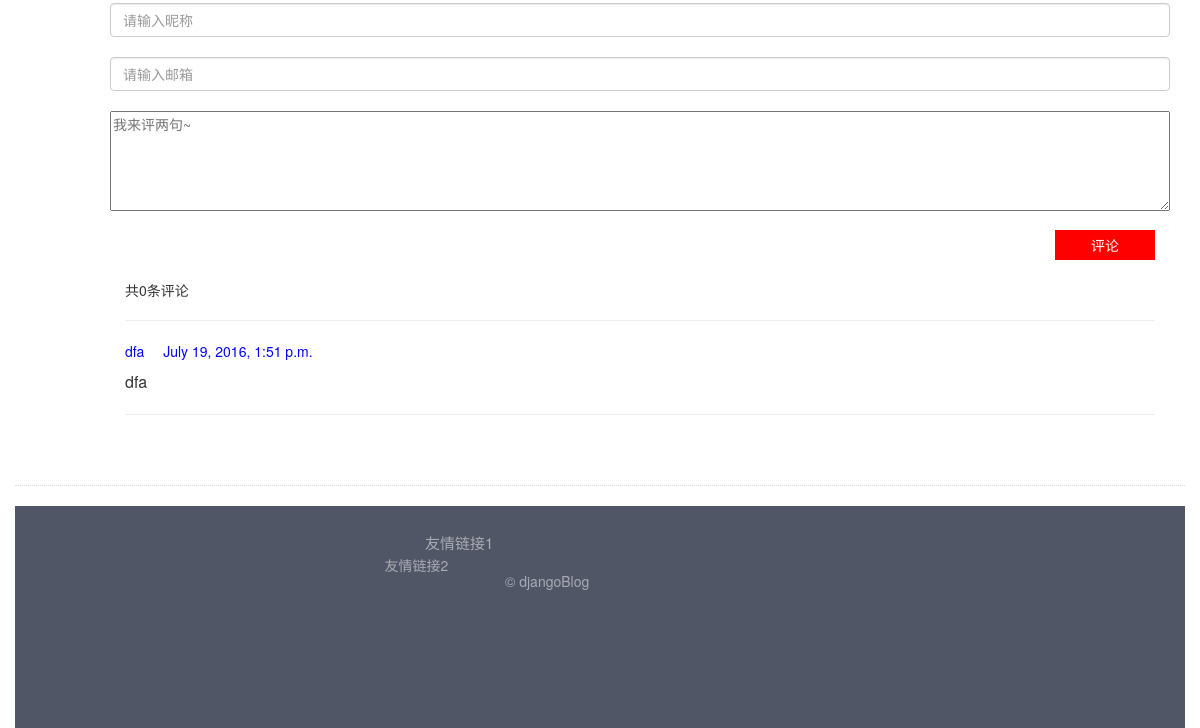
Before: /article/1 (lower part) with the older database file.
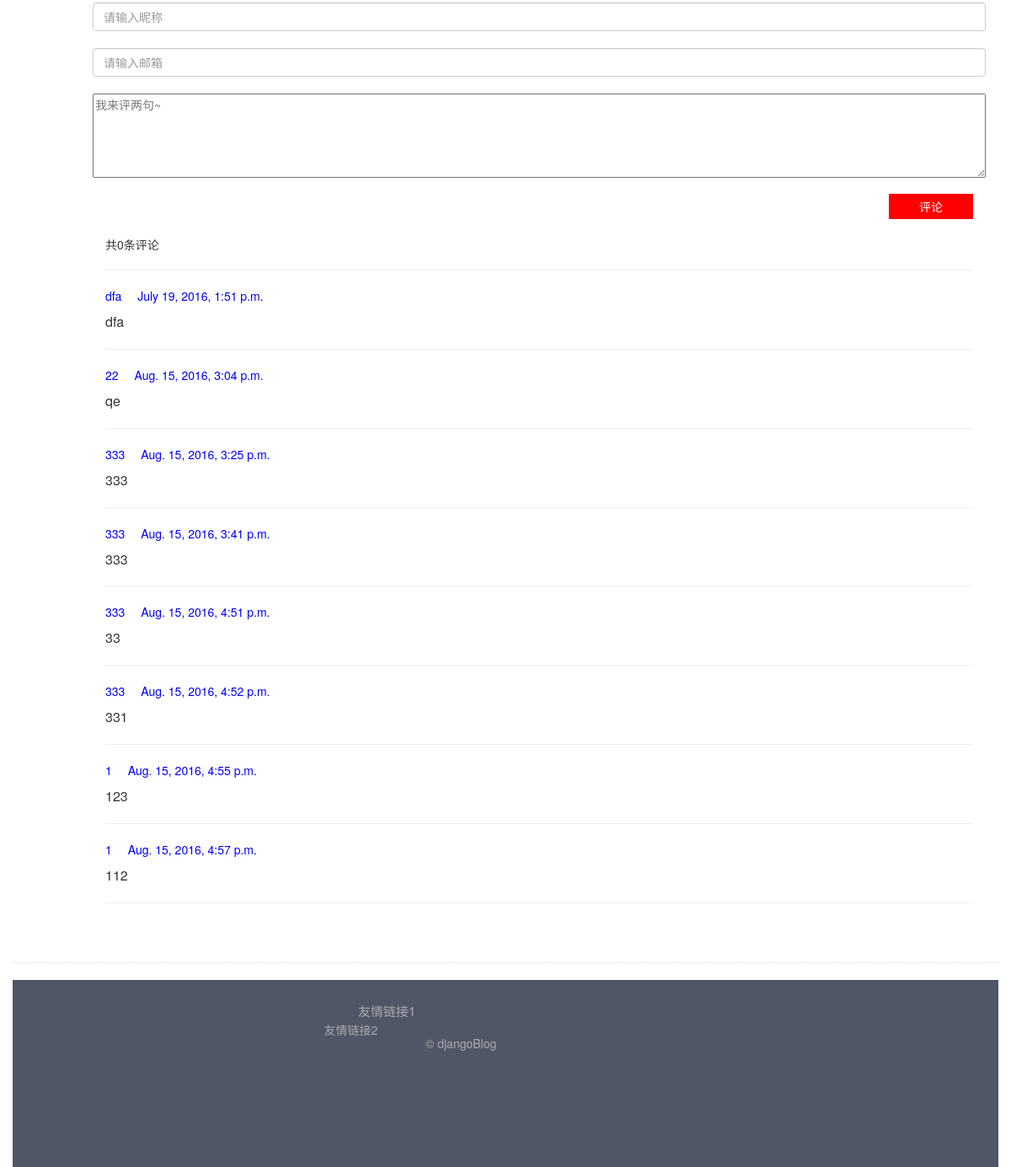
After: the same page with the newer database file.
### blog/models.py (models this page shows, shortened)
class BlogComment(models.Model):
    user_name = models.CharField('评论者名字', max_length=100)
    user_email = models.EmailField('评论者邮箱', max_length=255)
    body = models.TextField('评论内容')
    created_time = models.DateTimeField('评论发表时间', auto_now_add=True)
    article = models.ForeignKey('Article', verbose_name='评论所属文章', on_delete=models.CASCADE)

### blog/views.py (the view)
# urls.py: url(r'^article/(?P<article_id>\d+)$', views.ArticleDetailView.as_view(), name='detail'),
class ArticleDetailView(DetailView):
    model = Article
    template_name = "blog/detail.html"
    context_object_name = "article"
    pk_url_kwarg = 'article_id'
    def get_object(self, queryset=None):
        obj = super(ArticleDetailView, self).get_object()
        obj.body = markdown2.markdown(obj.body, extras=['fenced-code-blocks'], )
        return obj
    def get_context_data(self, **kwargs):
        kwargs['comment_list'] = self.object.blogcomment_set.all()
        kwargs['form'] = BlogCommentForm()
        return super(ArticleDetailView, self).get_context_data(**kwargs)

### blog/forms.py
class BlogCommentForm(forms.ModelForm):
    class Meta:
        model = BlogComment
        fields = ['user_name', 'user_email', 'body']
        widgets = {
            'user_name': forms.TextInput(attrs={
                'class': 'form-control',
                'placeholder': "请输入昵称",
                'aria-describedby': "sizing-addon1",
            }),
            'user_email': forms.TextInput(attrs={
                'class': 'form-control',
                'placeholder': "请输入邮箱",
                'aria-describedby': "sizing-addon1",
            }),
            'body': forms.Textarea(attrs={'placeholder': '我来评两句~'}),
        }

### blog/templates/blog/detail.html (shortened to what this page needs)
{% extends 'base.html' %}
{% block content %}
    <div class="container">
        <div class="row">
           {% include 'blog/comment.html' %}
{% endblock %}

### blog/templates/blog/comment.html (shortened to what this page needs)
<div class="comment">
    <div class="comment-main">
        <form method="post" action="{% url 'blog:comment' article.pk %}">
            <div class="row">
                {% for field in form %}
                    {{ field }}
                    <br>
                {% endfor %}
            </div>
            <button type="submit" class="com-button">评论</button>
        </form>
        <p class="comment-count">共{{ 0 }}条评论</p>
        <hr>
        {% for comment in comment_list %}
            <div class="main-content">
                <span class="user-nickname">{{ comment.user_name }}</span>
                <time class="time">{{ comment.created_time }}</time>
                <div class="comment-content">
                    {{ comment.body }}
                </div>
            </div>
            <hr>
        {% endfor %}
    </div>
</div>

Changed rows visible on the page:
added BlogComment: user_name "22", created_time "Aug. 15, 2016, 3:04 p.m.", body "qe"
added BlogComment: user_name "333", created_time "Aug. 15, 2016, 3:25 p.m.", body "333"
added BlogComment: user_name "333", created_time "Aug. 15, 2016, 3:41 p.m.", body "333"
added BlogComment: user_name "333", created_time "Aug. 15, 2016, 4:51 p.m.", body "33"
added BlogComment: user_name "333", created_time "Aug. 15, 2016, 4:52 p.m.", body "331"
added BlogComment: user_name "1", created_time "Aug. 15, 2016, 4:55 p.m.", body "123"
added BlogComment: user_name "1", created_time "Aug. 15, 2016, 4:57 p.m.", body "112"
